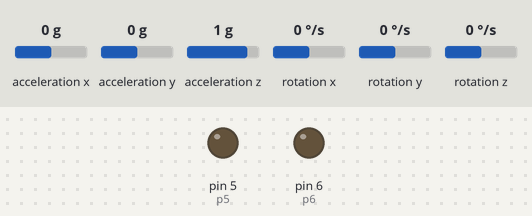
The sketch below on a simulated Arduino Uno, built with avr-gcc and run on an emulated ATmega328P. Shown: output pins drawn as LEDs (lit = HIGH). Wiring (inferred from the names in the program): MPU-6050 motion sensor at I2C address 0x68. Dashed ring = blinking. The inputs (shaded band) are chosen by the test bench; at power-on: acceleration y 0 g, acceleration x 0 g, acceleration z 1 g, rotation x 0 °/s, rotation y 0 °/s, rotation z 0 °/s.

Above: at 1.2 s.
1.3 s: acceleration y set to -0.4 g
At 1.49 s:
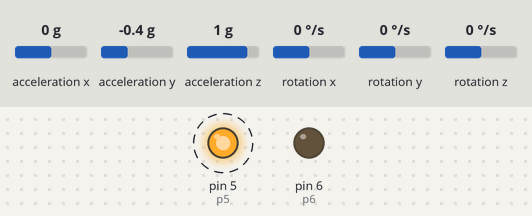
4.3 s: acceleration y set to 0.8 g
At 4.54 s:
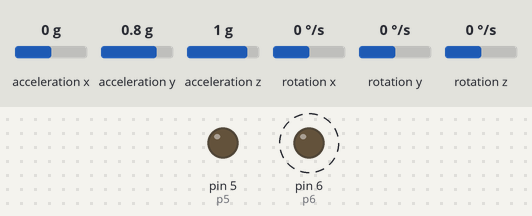
7.3 s: acceleration y set to 0.4 g
10.3 s: acceleration y set to 0.1 g
At 11.1 s:
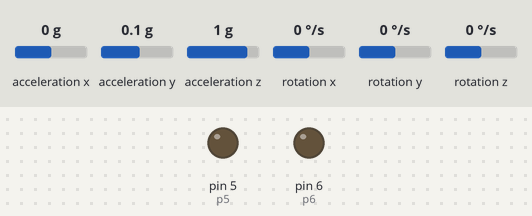
11.8 s: acceleration y set to -1.4 g
At 11.99 s:
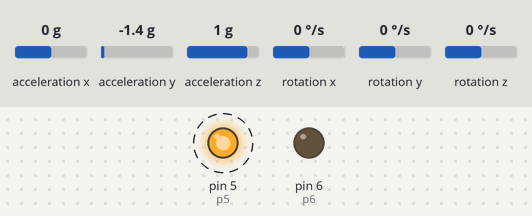
Timing chart, 0 to 15.8 s (numbered marks = the images above; inputs shaded):
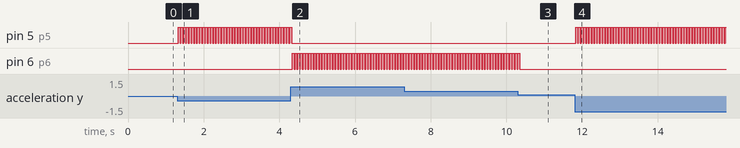

Measured:
- the behaviour switches between -0.2 and -0.3 g on acceleration y (found by bisection; images 0 and 1)
- the behaviour switches between 0.3 and 0.2 g on acceleration y (found by bisection; images 2 and 3)
- after the input at 1.3 s, pin 5 (p5): alternates HIGH for 0.05 s and LOW for 0.02 s, starting at once
- after the input at 4.3 s, pin 5 (p5): goes on until 4.3 s, then stays LOW; pin 6 (p6): alternates HIGH for 0.05 s and LOW for 0.02 s, starting at once
- after the input at 10.3 s, pin 6 (p6): goes on until 10.3 s, then stays LOW
- after the input at 11.8 s, pin 5 (p5): alternates HIGH for 0.05 s and LOW for 0.02 s, starting at once

The sketch:

Balance.ino
```cpp
#include <Wire.h>
//#include <PID_v1.h>
char report[80];

uint32_t counter = 0;
const int MPU_ADDR = 0x68; // I2C address of the MPU-6050. If AD0 pin is set to HIGH, the I2C address will be 0x69.
int16_t accelerometer_x, accelerometer_y, accelerometer_z; // variables for accelerometer raw data
int16_t gyro_x, gyro_y, gyro_z; // variables for gyro raw data
int16_t temperature; // variables for temperature data
char tmp_str[7]; // temporary variable used in convert function
char* convert_int16_to_str(int16_t i) { // converts int16 to string. Moreover, resulting strings will have the same length in the debug monitor.
  sprintf(tmp_str, "%6d", i);
  return tmp_str;
}

//int gzzz=0;
int axxx;
//int degree;

int p5 = 5;
int p6 = 6;
int desire=0;

//double Setpoint, Input, Output;
//double Kp=2, Ki=5, Kd=1;
//PID myPID(&Input, &Output, &Setpoint, Kp, Ki, Kd, DIRECT);
//PID myPIDD(&Input, &Output, &Setpoint, Kp, Ki, Kd, DIRECT);

void setup() {
  // put your setup code here, to run once:
  pinMode(p5, OUTPUT);
  pinMode(p6, OUTPUT);

  //Serial.begin(9600);
  Wire.begin();
  Wire.beginTransmission(MPU_ADDR); // Begins a transmission to the I2C slave (GY-521 board)
  Wire.write(0x6B); // PWR_MGMT_1 register
  Wire.write(0); // set to zero (wakes up the MPU-6050)
  Wire.endTransmission(true);


  //initialize the variables we're linked to
//  Input = 0;
//  Setpoint = -65;
//
//  //turn the PID on
//  myPID.SetMode(AUTOMATIC);
//  myPIDD.SetMode(AUTOMATIC);

}

void loop() {
  // put your main code here, to run repeatedly:
  Wire.beginTransmission(MPU_ADDR);
  Wire.write(0x3B); // starting with register 0x3B (ACCEL_XOUT_H) [MPU-6000 and MPU-6050 Register Map and Descriptions Revision 4.2, p.40]
  Wire.endTransmission(false); // the parameter indicates that the Arduino will send a restart. As a result, the connection is kept active.
  Wire.requestFrom(MPU_ADDR, 7 * 2, true); // request a total of 7*2=14 registers

  accelerometer_x = Wire.read() << 8 | Wire.read(); // reading registers: 0x3B (ACCEL_XOUT_H) and 0x3C (ACCEL_XOUT_L)
  accelerometer_y = Wire.read() << 8 | Wire.read(); // reading registers: 0x3D (ACCEL_YOUT_H) and 0x3E (ACCEL_YOUT_L)
  accelerometer_z = Wire.read() << 8 | Wire.read(); // reading registers: 0x3F (ACCEL_ZOUT_H) and 0x40 (ACCEL_ZOUT_L)
  temperature = Wire.read() << 8 | Wire.read(); // reading registers: 0x41 (TEMP_OUT_H) and 0x42 (TEMP_OUT_L)
  gyro_x = Wire.read() << 8 | Wire.read(); // reading registers: 0x43 (GYRO_XOUT_H) and 0x44 (GYRO_XOUT_L)
  gyro_y = Wire.read() << 8 | Wire.read(); // reading registers: 0x45 (GYRO_YOUT_H) and 0x46 (GYRO_YOUT_L)
  gyro_z = Wire.read() << 8 | Wire.read(); // reading registers: 0x47 (GYRO_ZOUT_H) and 0x48 (GYRO_ZOUT_L)
//
//   if (counter % 25 == 0)
//    {
//     Serial.println("\tn\tACCELEROMETER\t\tGYROSCOPE\t\tTEMPERATURE");
//     Serial.println("\tax\tay\taz\tgx\tgy\tgz\tT");
//    }
//
//
//    Serial.print(counter);
//    Serial.print('\t');
//    Serial.print(convert_int16_to_str(accelerometer_x));
//    Serial.print('\t');
//    Serial.print(convert_int16_to_str(accelerometer_y));
//    Serial.print('\t');
//    Serial.print(convert_int16_to_str(accelerometer_z));
//    Serial.print('\t');
//    Serial.print(convert_int16_to_str(gyro_x));
//    Serial.print('\t');
//    Serial.print(convert_int16_to_str(gyro_y));
//    Serial.print('\t');
//    Serial.print(convert_int16_to_str(gyro_z));
//    Serial.print('\t');
//    Serial.print(temperature / 340.00 + 36.53);
//    Serial.println();
//    counter++;
axxx=int(accelerometer_y)/4000;
//gzzz=int(accelerometer_x)/100;
//degree=sqrt(axxx*axxx+gzzz*gzzz);
//delay(100);
//    Serial.print(axxx);
//    Serial.println();
//analogWrite(p6, 10);
//analogWrite(p5, 10);
    //left
//if (gzzz==0){
//  desire=axxx;
//  gzzz=1;
//}
delay(20);
    if (axxx > desire) {
        analogWrite(p6, 255);
        delay(50);
        analogWrite(p6, 0);
    }


    //right

    if (axxx < desire) {
        analogWrite(p5, 255);
        delay(50);
        analogWrite(p5, 0);
    }

//  Input = float(accelerometer_y);
//  myPID.Compute();
//  analogWrite(p5, Output);
//
//  Input = float(accelerometer_y);
//  myPIDD.Compute();
//  analogWrite(p6, Output);
}
```
